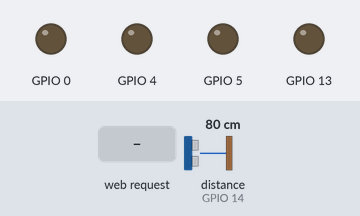
The sketch below on a simulated ESP8266 (NodeMCU). On the bench: output pins drawn as LEDs (lit = HIGH). The inputs (shaded band) are chosen by the test bench; at power-on: distance to the obstacle (sensor on GPIO 14) 80 cm. The echo pulse lasts 58.3 µs per cm; WiFi joins after 1.5 s; servers stay silent unless stated; pins used as bus, display or sensor lines are not drawn; what the sketch prints to the serial monitor is not drawn.

Above: at 2.7 s.
2.8 s: HTTP request GET /light1on received
At 3.4 s:
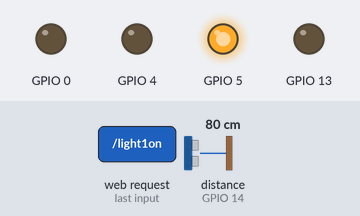
4.3 s: HTTP request GET /light2on received
At 5.5 s:
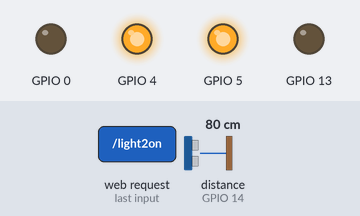
5.8 s: HTTP request GET /light1off received
At 6.9 s:
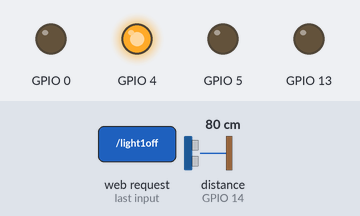
7.3 s: HTTP request GET /light3on received
At 8.0 s:
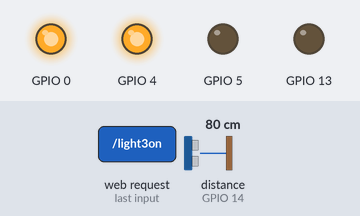
8.8 s: HTTP request GET /light2off received
At 9.1 s:
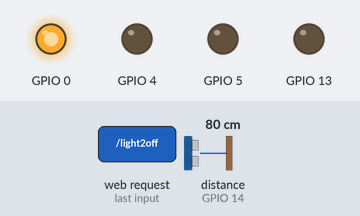
10.3 s: HTTP request GET /light4on received
At 11.5 s:
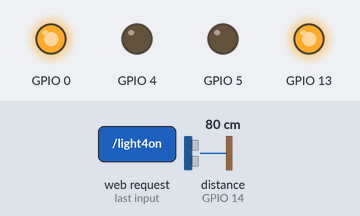
Timing chart, 0 to 12.8 s (numbered marks = the images above; inputs shaded):
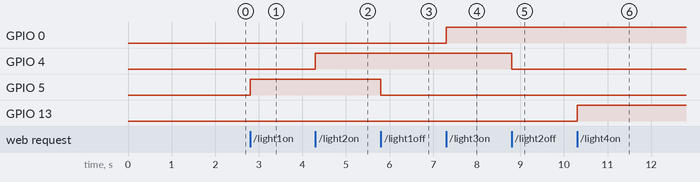

The sketch:

esp8266_wifi_SR_h04_TEST.ino
```cpp
#include <ESP8266wifi.h>

const char* ssid = "838812-NJTN-NY";
const char* password = "2katterientrea";


//HC-SR04 nedan
#define echoPin 14 // Echo Pin
#define trigPin 12 // Trigger Pin

int maximumRange = 200; // Maximum range needed
int minimumRange = 0; // Minimum range needed
float duration, distance; // Duration used to calculate distance

WiFiServer server(80);

void setup() {
	Serial.begin(115200);
	delay(10);

	//SR04
	pinMode(trigPin, OUTPUT);
	pinMode(echoPin, INPUT);

	//WiFi original
	pinMode(5, OUTPUT);
	pinMode(4, OUTPUT);
	pinMode(0, OUTPUT);
	pinMode(13, OUTPUT);
	digitalWrite(5, LOW);
	digitalWrite(4, LOW);
	digitalWrite(0, LOW);
	digitalWrite(13, LOW);

	// Connect to WiFi network
	Serial.println();
	Serial.println();
	Serial.print("Connecting to ");
	Serial.println(ssid);

	WiFi.begin(ssid, password);

	while (WiFi.status() != WL_CONNECTED) {
		delay(500);
		Serial.print(".");
	}
	Serial.println("");
	Serial.println("WiFi connected");

	// Start the server
	server.begin();
	Serial.println("Server started");

	// Print the IP address
	Serial.print("Use this URL to connect: ");
	Serial.print("http://");
	Serial.print(WiFi.localIP());
	Serial.println("/");

}

void loop() {
	// Check if a client has connected
	WiFiClient client = server.available();
	if (!client) {
		return;
	}

	// Wait until the client sends some data
	Serial.println("new client");
	while (!client.available()) {
		delay(1);
	}

	// Read the first line of the request
	String request = client.readStringUntil('\r');
	Serial.println(request);
	client.flush();

	// Match the request
	if (request.indexOf("/light1on") > 0) {
		digitalWrite(5, HIGH);
	}
	if (request.indexOf("/light1off") > 0) {
		digitalWrite(5, LOW);
	}
	if (request.indexOf("/light2on") > 0) {
		digitalWrite(4, HIGH);
	}
	if (request.indexOf("/light2off") > 0) {
		digitalWrite(4, LOW);

	}
	if (request.indexOf("/light3on") > 0) {
		digitalWrite(0, HIGH);

	}
	if (request.indexOf("/light3off") > 0) {
		digitalWrite(0, LOW);
	}
	if (request.indexOf("/light4on") > 0) {
		digitalWrite(13, HIGH);
	}
	if (request.indexOf("/light4off") > 0) {
		digitalWrite(13, LOW);

	}

	//SR04
	/* The following trigPin/echoPin cycle is used to determine the
	distance of the nearest object by bouncing soundwaves off of it. */
	digitalWrite(trigPin, LOW);
	delayMicroseconds(2);

	digitalWrite(trigPin, HIGH);
	delayMicroseconds(10);

	digitalWrite(trigPin, LOW);
	duration = pulseIn(echoPin, HIGH);
	delay(500);

	/*Calculate the distance (in cm) based on the speed of sound.
	Ljudets hastighet:
	m/s			graderC
	340.276		15
	343.216		20
	346.13		25
	*/
	/*For example, if the object is 10 cm away from the sensor,
	and the speed of the sound is 340 m/s or 0.034 cm / µs the sound wave will need to travel about 294 u seconds.
	But what you will get from the Echo pin will be double that number because the sound wave needs to travel forward and bounce backward.
	So in order to get the distance in cm we need to multiply the received travel time value from the echo pin by 0.034 and divide it by 2.*/

	// ljudets hastighet för 25 graderC, -0,55 är kompensationen, för jag anser att den mäter från högtalarens yttersta kant
	distance = duration*0.034613 / 2 - 0.55;

	if (distance >= maximumRange || distance <= minimumRange) {
		/* Send a negative number to computer and Turn LED ON
		to indicate "out of range" */
		Serial.println("-1");
	}
	else {
		/* Send the distance to the computer using Serial protocol, and
		turn LED OFF to indicate successful reading. */
		Serial.println("Distance: ");
		Serial.println(distance);
	}

	//Originalkod

	// Set ledPin according to the request
	//digitalWrite(ledPin, value);

	// Return the response
	client.println("HTTP/1.1 200 OK");
	client.println("Content-Type: text/html");
	client.println(""); //  do not forget this one
	client.println("<!DOCTYPE HTML>");
	client.println("<html>");
	client.println("<head>");
	client.println("<meta name='apple-mobile-web-app-capable' content='yes' />");
	client.println("<meta name='apple-mobile-web-app-status-bar-style' content='black-translucent' />");
	client.println("</head>");
	client.println("<body bgcolor = \"#f7e6ec\">");
	client.println("<hr/><hr>");
	client.println("<h4><center> Esp8266 Electrical Device Control </center></h4>");

	//Skriv ut avståndet
	client.println("<h4><center>");
	client.println("Distance: ");
	client.println(distance, 2);
	client.println("</center></h4>");


	client.println("<hr/><hr>");
	client.println("<br><br>");
	client.println("<br><br>");
	client.println("<center>");
	client.println("Device 1");
	client.println("<a href=\"/light1on\"\"><button>Turn On </button></a>");
	client.println("<a href=\"/light1off\"\"><button>Turn Off </button></a><br />");
	client.println("</center>");
	client.println("<br><br>");
	client.println("<center>");
	client.println("Device 2");
	client.println("<a href=\"/light2on\"\"><button>Turn On </button></a>");
	client.println("<a href=\"/light2off\"\"><button>Turn Off </button></a><br />");
	client.println("</center>");
	client.println("<br><br>");
	client.println("<center>");
	client.println("Device 3");
	client.println("<a href=\"/light3on\"\"><button>Turn On </button></a>");
	client.println("<a href=\"/light3off\"\"><button>Turn Off </button></a><br />");
	client.println("</center>");
	client.println("<br><br>");
	client.println("<center>");
	client.println("Device 4");
	client.println("<a href=\"/light4on\"\"><button>Turn On </button></a>");
	client.println("<a href=\"/light4off\"\"><button>Turn Off </button></a><br />");
	client.println("</center>");
	client.println("<br><br>");
	client.println("<center>");
	client.println("<table border=\"5\">");
	client.println("<tr>");
	if (digitalRead(5))
	{
		client.print("<td>Light 1 is ON</td>");

	}
	else
	{
		client.print("<td>Light 1 is OFF</td>");

	}

	client.println("<br />");

	if (digitalRead(4))
	{
		client.print("<td>Light 2 is ON</td>");

	}
	else
	{

		client.print("<td>Light 2 is OFF</td>");

	}

	if (digitalRead(0))

	{
		client.print("<td>Light 3 is ON</td>");

	}

	else

	{
		client.print("<td>Light 3 is OFF</td>");
	}


	if (digitalRead(13))
	{
		client.print("<td>Light 4 is ON</td>");
	}


	else
	{
		client.print("<td>Light 4 is OFF</td>");
	}

	client.println("</tr>");


	client.println("</table>");

	client.println("</center>");
	client.println("</html>");
	delay(1);
	Serial.println("Client disonnected");
	Serial.println("");

}
```

Measured:
- after the input at 2.8 s, GPIO 5: LOW → HIGH at once
- after the input at 4.3 s, GPIO 4: LOW → HIGH at once
- after the input at 5.8 s, GPIO 5: HIGH → LOW at once
- after the input at 7.3 s, GPIO 0: LOW → HIGH at once
- after the input at 8.8 s, GPIO 4: HIGH → LOW at once
- after the input at 10.3 s, GPIO 13: LOW → HIGH at once
